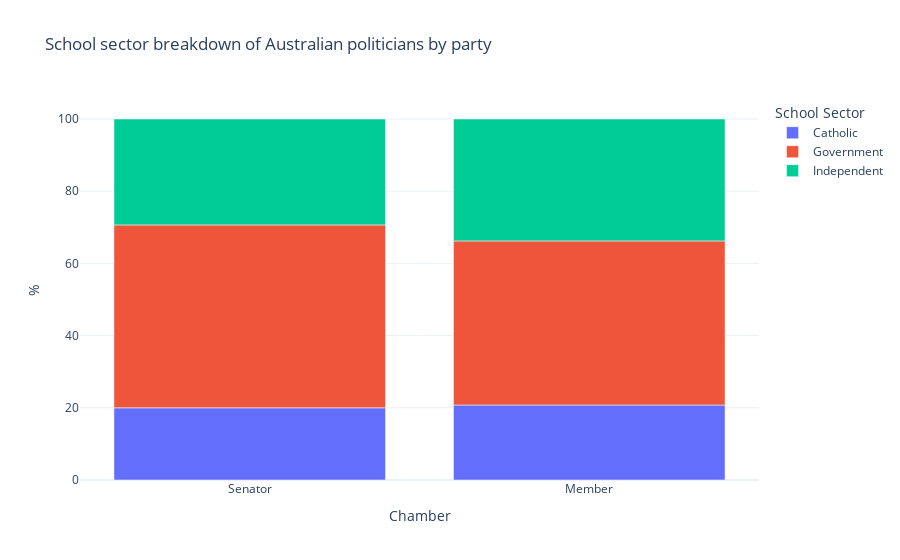

Here is the notebook cell this chart was saved with:
### Code cell
# create a plot of ministers as a percentage school sector depending on if is_representative or senate
school_sector_counts = ministers_education.drop_duplicates(["member", "School Sector"]).groupby([ "is_representative", "School Sector"]).size().reset_index(name='count')
school_sector_counts["%"] = (school_sector_counts["count"] / school_sector_counts.groupby("is_representative")["count"].transform("sum")) * 100
school_sector_counts["politician_type"] = school_sector_counts["is_representative"].apply(lambda x: "Member" if x else "Senator")
fig = px.bar(school_sector_counts, x="politician_type", y="%", color="School Sector", title="School sector breakdown of Australian politicians by party", labels={"politician_type": "Chamber"})
fig.show()

### Figure 1 — Plotly figure (JSON) as saved in the notebook; plotly's stock layout.template omitted (floating-point values rounded to 4 significant figures)
{"data": [{"alignmentgroup": "True", "hovertemplate": "School Sector=Catholic<br>Chamber=%{x}<br>%=%{y}<extra></extra>", "legendgroup": "Catholic", "marker": {"color": "#636efa", "pattern": {"shape": ""}}, "name": "Catholic", "offsetgroup": "Catholic", "orientation": "v", "showlegend": true, "textposition": "auto", "x": ["Senator", "Member"], "xaxis": "x", "y": [20.0, 20.78], "yaxis": "y", "type": "bar"}, {"alignmentgroup": "True", "hovertemplate": "School Sector=Government<br>Chamber=%{x}<br>%=%{y}<extra></extra>", "legendgroup": "Government", "marker": {"color": "#EF553B", "pattern": {"shape": ""}}, "name": "Government", "offsetgroup": "Government", "orientation": "v", "showlegend": true, "textposition": "auto", "x": ["Senator", "Member"], "xaxis": "x", "y": [50.67, 45.45], "yaxis": "y", "type": "bar"}, {"alignmentgroup": "True", "hovertemplate": "School Sector=Independent<br>Chamber=%{x}<br>%=%{y}<extra></extra>", "legendgroup": "Independent", "marker": {"color": "#00cc96", "pattern": {"shape": ""}}, "name": "Independent", "offsetgroup": "Independent", "orientation": "v", "showlegend": true, "textposition": "auto", "x": ["Senator", "Member"], "xaxis": "x", "y": [29.33, 33.77], "yaxis": "y", "type": "bar"}], "layout": {"xaxis": {"anchor": "y", "domain": [0.0, 1.0], "title": {"text": "Chamber"}}, "yaxis": {"anchor": "x", "domain": [0.0, 1.0], "title": {"text": "%"}}, "legend": {"title": {"text": "School Sector"}, "tracegroupgap": 0}, "title": {"text": "School sector breakdown of Australian politicians by party"}, "barmode": "relative"}}
